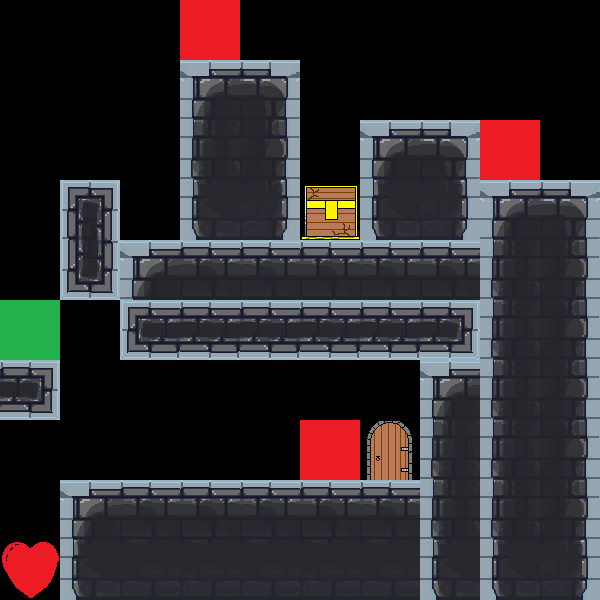

Tiled map render using the project's own tile images. Description and the whole map definition, tile-layer contents included, below:
An orthogonal 10x10 tile map with 60x60 px tiles, 1 tile layer (Слой тайлов 1).

<map version="1.4" tiledversion="1.4.3" orientation="orthogonal" renderorder="right-down" width="10" height="10" tilewidth="60" tileheight="60" infinite="0" nextlayerid="2" nextobjectid="1">
 <tileset firstgid="1" source="stonetileset.tsx" />
 <layer id="1" name="Слой тайлов 1" width="10" height="10">
  <data encoding="csv">
0,0,0,2,0,0,0,0,0,0,
0,0,0,8,10,0,0,0,0,0,
0,0,0,15,17,0,8,10,2,0,
0,25,0,22,24,5,22,24,8,10,
0,32,8,9,9,9,9,9,15,17,
3,0,29,30,30,30,30,31,15,17,
31,0,0,0,0,0,0,8,15,17,
0,0,0,0,0,2,4,15,15,17,
0,8,9,9,9,9,9,15,15,17,
6,22,23,23,23,23,23,22,22,24
</data>
 </layer>
</map>
